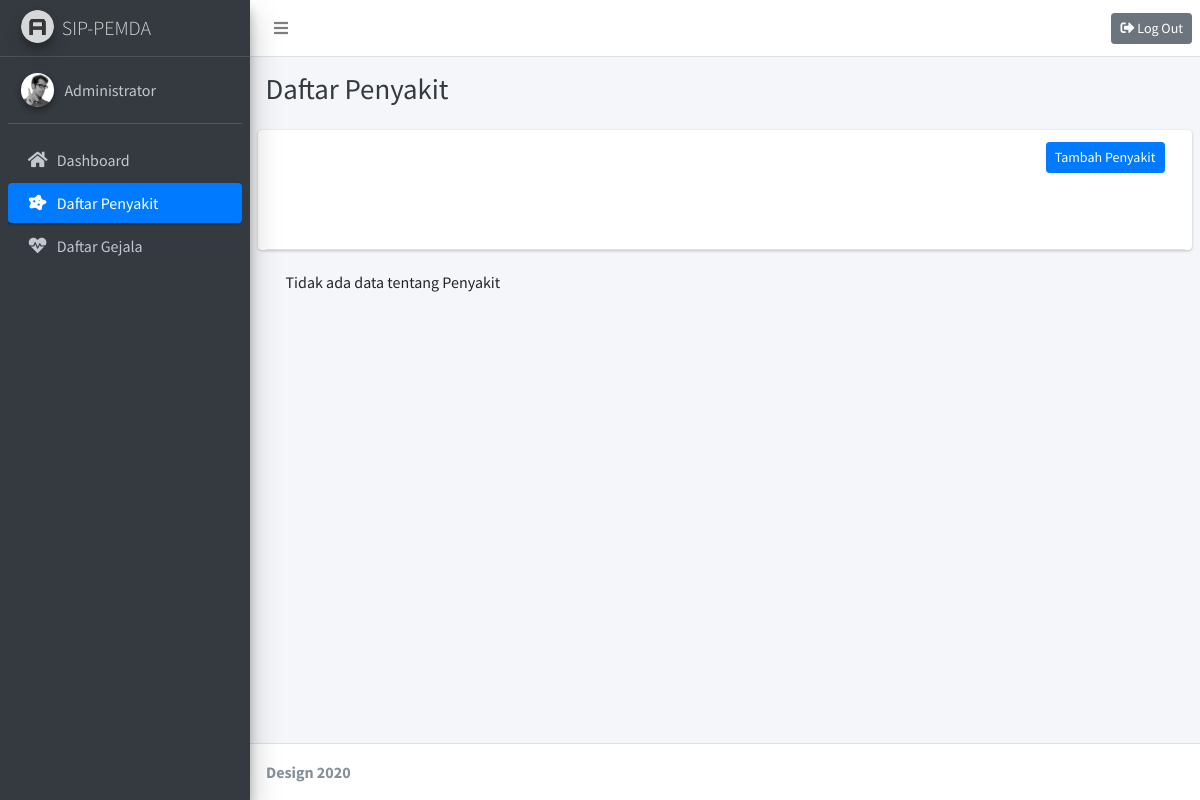
The page /pages/diseases.php (signed in) on the database as committed earlier.
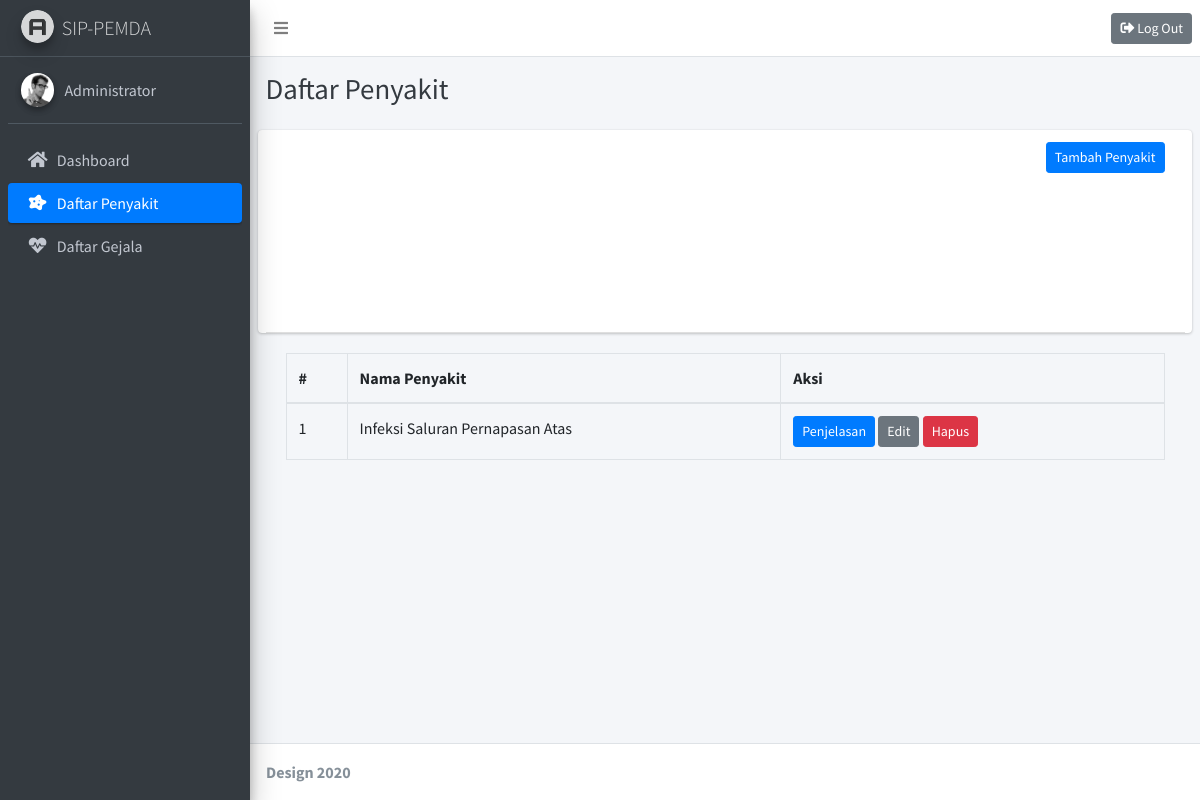
The same page on the database as committed later.
### tables this page shows
CREATE TABLE `penyakit` (
  `id` int(10) NOT NULL,
  `nama` varchar(255) NOT NULL,
  `penjelasan` text NOT NULL,
  `penanganan` text NOT NULL,
  `penyebab` text NOT NULL,
  `obat` text NOT NULL
);

### pages/diseases.php (the view, shortened to what the changed rows need)
<?php
  include '../connect.php';
  $query = "SELECT * FROM `penyakit`;";
  $sql = mysqli_query($mysqli, $query);
?>
<!DOCTYPE html>
<html>
  <head>
    <link rel="stylesheet" href="../plugins/fontawesome-free/css/all.min.css">
    <link rel="stylesheet" href="https://code.ionicframework.com/ionicons/2.0.1/css/ionicons.min.css">
    <link rel="stylesheet" href="../plugins/tempusdominus-bootstrap-4/css/tempusdominus-bootstrap-4.min.css">
    <link rel="stylesheet" href="../plugins/icheck-bootstrap/icheck-bootstrap.min.css">
    <link rel="stylesheet" href="../plugins/jqvmap/jqvmap.min.css">
    <link rel="stylesheet" href="../dist/css/adminlte.min.css">
    <link rel="stylesheet" href="../plugins/overlayScrollbars/css/OverlayScrollbars.min.css">
    <link rel="stylesheet" href="../plugins/daterangepicker/daterangepicker.css">
    <link rel="stylesheet" href="../plugins/summernote/summernote-bs4.css">
  </head>
  <body class="hold-transition sidebar-mini layout-fixed">
    <div class="wrapper">
      <div class="content-wrapper">
        <div class="content-header">
          <div class="container-fluid">
            <div class="row mb-2">
              <div class="col-sm-6">
                <h1 class="m-0 text-dark">Daftar Penyakit</h1>
              </div>
            </div>
          </div>
        </div>
        <section class="content">
          <div class="container-fluid">
            <div class="row">
              <div class="card col-12">
              <?php if($_SESSION['role'] == "admin"){ ?>
                <div class="card-header col-12">
                    <a href="add_disease.php" class="btn btn-sm btn-primary float-right">Tambah Penyakit</a>
                </div>
              <?php } ?>
                <div class="card-body">
                <?php
                    if(mysqli_num_rows($sql) == 0){ ?>
                      Tidak ada data tentang Penyakit
                  <?php
                    } else {
                  ?>
                    <table class="table table-bordered">
                        <thead>
                            <tr>
                                <th>#</th>
                                <th>Nama Penyakit</th>
                                <th>Aksi</th>
                            </tr>
                        </thead>
                        <tbody>
                          <?php
                            $number = 1;
                            while($datas = mysqli_fetch_assoc($sql)){
                          ?>
                            <tr>
                              <td><?php echo $number++; ?></td>
                              <td><?php echo $datas['nama']; ?></td>
                              <td>
                                  <a href="detail_disease.php?id=<?php echo $datas['id']; ?>" class="btn btn-sm btn-primary">Penjelasan</a>
                                  <?php if($_SESSION['role'] == "admin"){ ?>
                                  <a href="edit_disease.php?id=<?php echo $datas['id']; ?>" class="btn btn-sm btn-secondary">Edit</a>
                                  <a href="../functions/delete_disease.php?id=<?php echo $datas['id']; ?>" onclick="return confirm('Apakah anda yakin ingin menghapus penyakit ini?');" class="btn btn-sm btn-danger">Hapus</a>
                                  <?php } ?>
                              </td>
                            </tr>
                          <?php } ?>
                        </tbody>
                    </table>
                    <?php
                    }
                  ?>
                </div>
              </div>
            </div>
          </div>
        </section>
      </div>
    </div>
  </body>
</html>

Rows that differ between the two databases and show on the page:
added penyakit: nama "Infeksi Saluran Pernapasan Atas"
Other text that changed with them:
text no longer shown: "Tidak ada data tentang Penyakit"
text now shown: "# Nama Penyakit Aksi"
